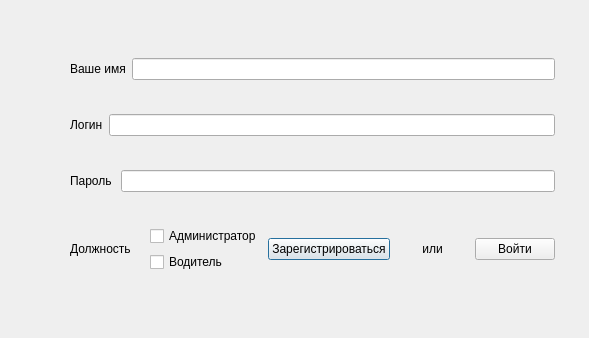
<?xml version="1.0" encoding="UTF-8"?>
<ui version="4.0">
 <class>registration</class>
 <widget class="QDialog" name="registration">
  <property name="geometry">
   <rect>
    <x>0</x>
    <y>0</y>
    <width>589</width>
    <height>338</height>
   </rect>
  </property>
  <property name="windowTitle">
   <string>Dialog</string>
  </property>
  <widget class="QWidget" name="">
   <property name="geometry">
    <rect>
     <x>70</x>
     <y>30</y>
     <width>485</width>
     <height>271</height>
    </rect>
   </property>
   <layout class="QVBoxLayout" name="verticalLayout_2">
    <item>
     <layout class="QHBoxLayout" name="horizontalLayout">
      <item>
       <widget class="QLabel" name="label">
        <property name="text">
         <string>Ваше имя</string>
        </property>
       </widget>
      </item>
      <item>
       <widget class="QLineEdit" name="name">
        <property name="inputMask">
         <string/>
        </property>
        <property name="text">
         <string/>
        </property>
       </widget>
      </item>
     </layout>
    </item>
    <item>
     <layout class="QHBoxLayout" name="horizontalLayout_2">
      <item>
       <widget class="QLabel" name="label_2">
        <property name="text">
         <string>Логин</string>
        </property>
       </widget>
      </item>
      <item>
       <widget class="QLineEdit" name="login"/>
      </item>
     </layout>
    </item>
    <item>
     <layout class="QHBoxLayout" name="horizontalLayout_3">
      <item>
       <widget class="QLabel" name="label_3">
        <property name="text">
         <string>Пароль </string>
        </property>
       </widget>
      </item>
      <item>
       <widget class="QLineEdit" name="password"/>
      </item>
     </layout>
    </item>
    <item>
     <layout class="QHBoxLayout" name="horizontalLayout_4">
      <item>
       <widget class="QLabel" name="label_4">
        <property name="text">
         <string>Должность</string>
        </property>
       </widget>
      </item>
      <item>
       <layout class="QVBoxLayout" name="verticalLayout">
        <item>
         <widget class="QCheckBox" name="checkBox">
          <property name="text">
           <string>Администратор</string>
          </property>
         </widget>
        </item>
        <item>
         <widget class="QCheckBox" name="checkBox_2">
          <property name="text">
           <string>Водитель</string>
          </property>
         </widget>
        </item>
       </layout>
      </item>
      <item>
       <widget class="QPushButton" name="pushButton">
        <property name="text">
         <string>Зарегистрироваться</string>
        </property>
       </widget>
      </item>
      <item>
       <widget class="QLabel" name="label_5">
        <property name="text">
         <string>или</string>
        </property>
        <property name="alignment">
         <set>Qt::AlignCenter</set>
        </property>
       </widget>
      </item>
      <item>
       <widget class="QPushButton" name="pushButton_2">
        <property name="text">
         <string>Войти</string>
        </property>
       </widget>
      </item>
     </layout>
    </item>
   </layout>
  </widget>
 </widget>
 <resources/>
 <connections/>
</ui>
